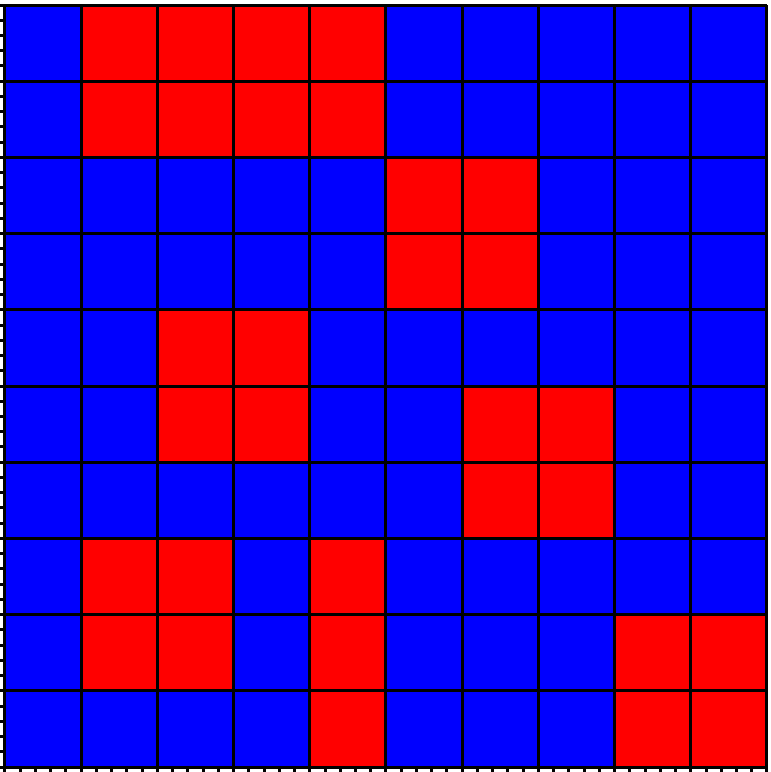
#> input picture cubic_engine/examples/exe9/doc/map.png, 771 x 772 px
$ python plot.py
#> lines starting #> are read from the running program, lines starting #| are printed output that depends on the picture
import csv
import matplotlib.pyplot as plt
from PIL import Image
from pylab import *


def main():

	dt = 0.5
	time = 0.0
	start_x = 40
	start_y = 740

	n_pixels_x = 771
	n_pixels_y = 772

	length_x = 1.0
	length_y = 1.0

	pixel_to_dist_x = length_x/n_pixels_x
	pixel_to_dist_y = length_y/n_pixels_y

	x = []
	y = []

	x_start = []
	y_start = []
	x_goal  = []
	y_goal  = []

	# read the image
	img = array(Image.open("map.png").convert('L'))
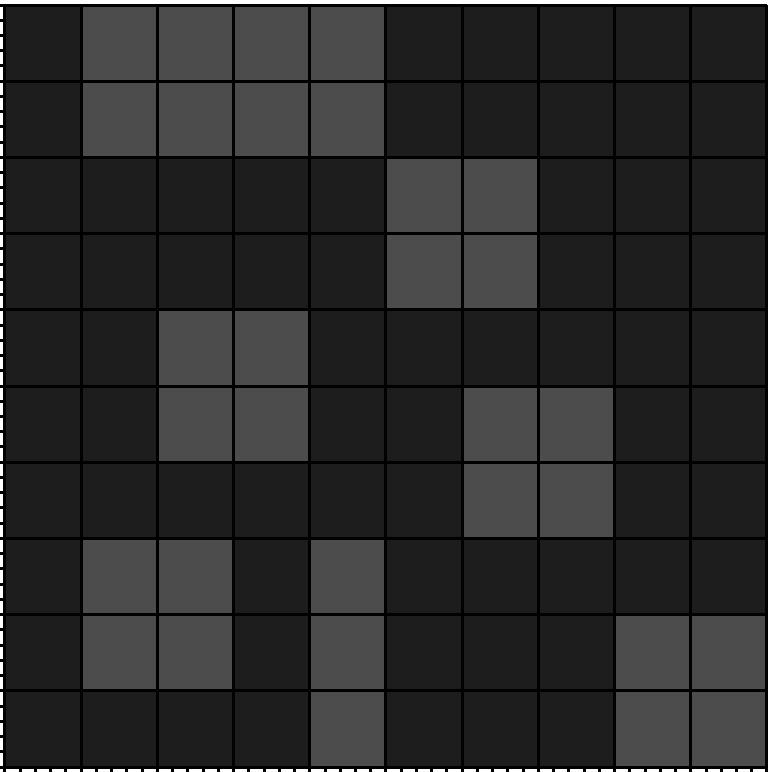
#> img: shape (772, 771); min 0, max 255, mean 43.1

	# open the path file
#> (the run stopped early here; a loop or call above may not have finished)
